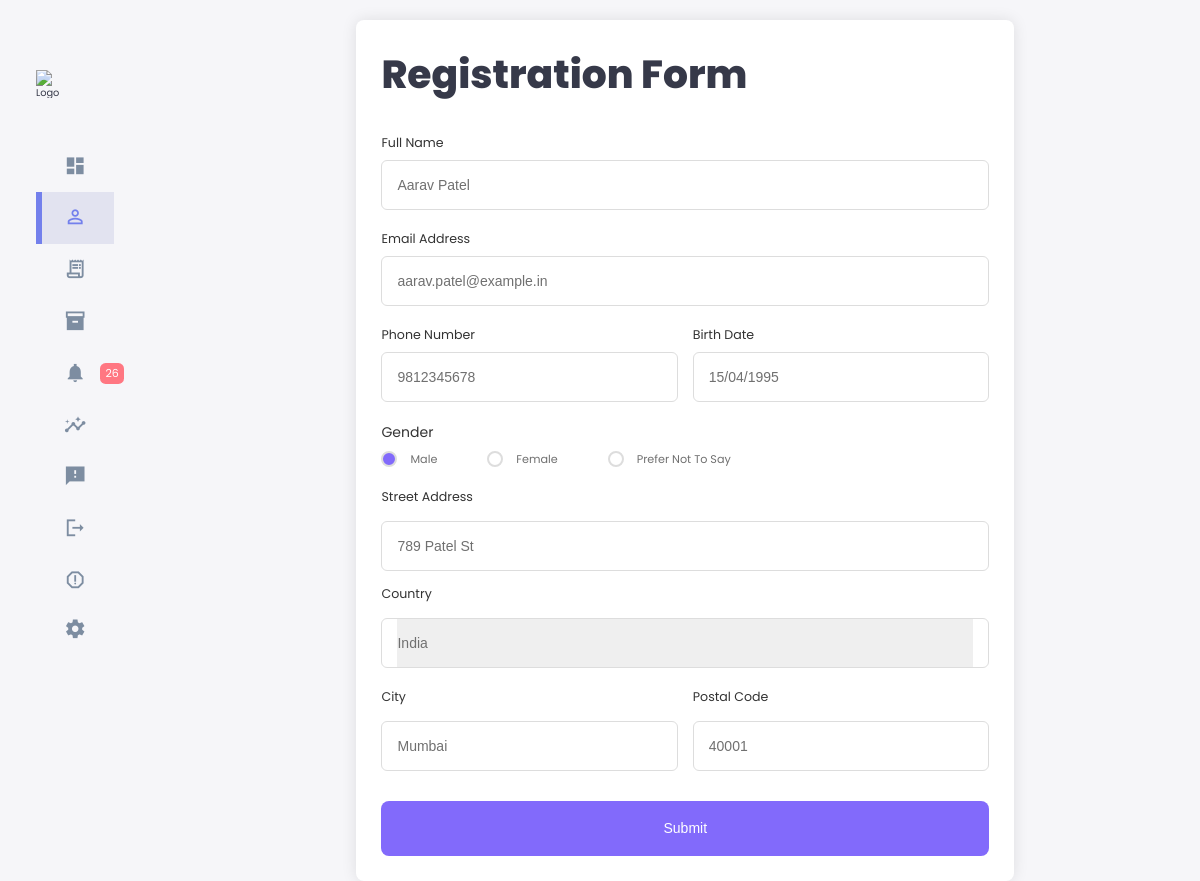
/edit_member.php?id=3, run on the app's committed database.
### tables this page shows
CREATE TABLE IF NOT EXISTS members (
	Member_ID INT(5) NOT NULL AUTO_INCREMENT PRIMARY KEY,
	Full_Name VARCHAR(50) NOT NULL,
	Email_Address VARCHAR(50) NOT NULL,
	Phone_Number VARCHAR(12) NOT NULL,
	DOB VARCHAR(10) NOT NULL,
	Gender VARCHAR(7) NOT NULL,
	Street_Address VARCHAR(50) NOT NULL,
	Country VARCHAR(50) NOT NULL,
	City VARCHAR(50) NOT NULL,
	Postal_Code INT(5) NOT NULL
);

### edit_member.php (the view, shortened to what this page needs)
<?php
require_once('settings.php');
$conn = new mysqli($host, $user, $pwd, $sql_db);
?>
<!DOCTYPE html>
<html lang="en">
<head>
  <link rel="stylesheet" href="style.css" />
  <link rel="stylesheet" href="member.css" />
  <link rel="stylesheet" href="form.css">
</head>
<body>
    <div class="container">
        <aside>
            <div class="top">
                <div class="logo">
                    <img src="./images/logo.png" alt="Logo" />
                </div>
            </div>
            <div class="sidebar">
                <a href="index.php">
                    <span class="material-icons-sharp">dashboard</span>
                </a>
                <a href="members.php" class="active">
                    <span class="material-icons-sharp">person_outline</span>
                </a>
                <a href="#">
                    <span class="material-icons-sharp">receipt_long</span>
                </a>
                <a href="#">
                    <span class="material-icons-sharp">inventory_2</span>
                </a>
                <a href="#">
                    <span class="material-icons-sharp">notifications</span>
                    <span class="message-count">26</span>
                </a>
                <a href="#">
                    <span class="material-icons-sharp"> insights </span>
                  </a>
                <a href="#">
                    <span class="material-icons-sharp"> feedback </span>
                </a>
                <a href="#">
                    <span class="material-icons-sharp">logout </span>
                </a>
                <a href="#">
                    <span class="material-icons-sharp"> report_gmailerrorred </span>
                </a>
                <a href="#">
                    <span class="material-icons-sharp">settings </span>
                </a>
            </div>
        </aside>
        <?php
            $member_id = $_GET['id'];
            $sql = "SELECT * FROM members WHERE Member_ID = $member_id";
            $result = $conn->query($sql);
            $row = $result->fetch_assoc();
        ?>
        <main>
            <div class="member-container">
            <h1>Registration Form</h1>
            <form id="add" method="post" action="" class="member-form" novalidate="novalidate">
                <div class="input-box">
                    <label>Full Name</label>
                    <input type="text" name="fullname" id="fullname" maxlength="50" pattern="^[a-zA-Z ]+$" placeholder="Example: John Doe" value="<?php echo $row['Full_Name'];?>" required/>
                </div>
                <div class="input-box">
                    <label>Email Address</label>
                    <input type="text" name="email" id="email" pattern="[a-z0-9._%+\-]+@[a-z0-9.\-]+\.[a-z]{2,}$" placeholder="Example: name@domain.com" value="<?php echo $row['Email_Address'];?>" required/>
                </div>
                <div class="column">
                    <div class="input-box">
                        <label>Phone Number</label>
                        <input type="tel" name="phonenum" id="phonenum" maxlength="12" pattern="[0-9 ]{8,12}" placeholder="Example: 012 1234567" value="<?php echo $row['Phone_Number'];?>" required/>
                    </div>
                    <div class="input-box">
                        <label>Birth Date</label>
                        <input type="text" name="dob" id="dob" placeholder="dd/mm/yyyy" pattern="\d{1,2}\/\d{1,2}\/\d{4}" placeholder="dd/mm/yyyy" value="<?php echo $row['DOB'];?>" required/>
                    </div>
                </div>
                <div class="gender-box">
                    <h3>Gender</h3>
                    <div class="gender-option">
                        <div class="gender">
                            <input type="radio" name="gender" id="check-male" value="male" <?php if ($row['Gender'] == "male") echo "checked" ?>/>
                            <label for="check-male">Male</label>
                        </div>
                        <div class="gender">
                            <input type="radio" name="gender" id="check-female" value="female" <?php if ($row['Gender'] == "female") echo "checked" ?>/>
                            <label for="check-female">Female</label>
                        </div>
                        <div class="gender">
                            <input type="radio" name="gender" id="check-others" value="not-say" <?php if ($row['Gender'] == "not-say") echo "checked" ?>/>
                            <label for="check-others">Prefer Not To Say</label>
                        </div>
                    </div>
                </div>
                <div class="input-box address">
                    <label>Street Address</label>
                    <input type="text" name="streetaddress" id="streetaddress" maxlength="50" size="50" pattern="[a-zA-Z ]{1,50}" placeholder="Example: 123 Jalan Sultan" value="<?php echo $row['Street_Address'];?>" required/>
                    <br>
                    <label>Country</label>
                    <div class="select-box">
                        <select name="country" id="country" required>
                            <?php
                                echo "<option value=\"" . $row['Country'] . "\">" . ucfirst($row['Country']) . "</option>";
                            ?>
                        </select>
                    </div>
                    <div class="column">
                        <div class="input-box">
                            <label>City</label>
                            <input type="text" name="city" id="city" maxlength="50" size="50" pattern="[a-zA-Z ]{1,50}" placeholder="Example: Kuala Lumpur" value="<?php echo $row['City'];?>" required />
                        </div>
                        <div class="input-box">
                            <label>Postal Code</label>
                            <input type="text" name="postalcode" id="postalcode" maxlength="5" size="5" pattern="\d{5}" placeholder="Example: 45600" value="<?php echo $row['Postal_Code'];?>" required/>
                        </div>
                    </div>
                </div>
            <button>Submit</button>
        </form>
            </div>
        </main>
    </div>
</body>
</html>

### style.css (style rules this page uses)
:root { --color-primary: #7380ec; --color-danger: #ff7782; --color-success: #41f1b6; --color-warning: #ffbb55; --color-white: #fff; --color-info-dark: #7d8da1; --color-info-light: #dce1eb; --color-dark: #363949; --color-light: rgba(132, 139, 200, 0.18); --color-primary-variant: #111e88; --color-dark-variant: #677483; --color-background: #f6f6f9; --card-border-radius: 2rem; --border-radius-1: 0.4rem; --border-radius-2: 0.8rem; --border-radius-3: 1.2rem; --card-padding: 1.8rem; --padding-1: 1.2rem; --box-shadow: 0 2rem 3rem var(--color-light); }
* { margin: 0; padding: 0; outline: 0; appearance: none; border: 0; text-decoration: none; list-style: none; box-sizing: border-box; }
html { font-size: 14px; }
body { width: 100vw; height: 100vh; font-family: poppins, sans-serif; font-size: 0.88rem; background: var(--color-background); user-select: none; overflow-x: hidden; color: var(--color-dark); }
.container { display: grid; width: 96%; margin: 0 auto; gap: 1.8rem; grid-template-columns: 14rem auto 23rem; }
a { color: var(--color-dark); }
img { display: block; width: 100%; }
h1 { font-weight: 800; font-size: 1.8rem; }
h3 { font-size: 0.87rem; }
aside { height: 100vh; }
aside .top { display: flex; align-items: center; justify-content: space-between; margin-top: 1.4rem; }
aside .logo { display: flex; gap: 0.8rem; }
aside .logo img { width: 2rem; height: 2rem; }
aside .sidebar { display: flex; flex-direction: column; height: 86vh; position: relative; top: 3rem; }
aside .sidebar a { display: flex; color: var(--color-info-dark); margin-left: 2rem; gap: 1rem; align-items: center; position: relative; height: 3.7rem; transition: all 300ms ease; }
aside .sidebar a span { font-size: 1.6rem; transition: all 300ms ease; }
aside .sidebar a:last-child { position: absolute; bottom: 2rem; width: 100%; }
aside .sidebar a.active { background: var(--color-light); color: var(--color-primary); margin-left: 0; }
aside .sidebar a.active:before { content: ""; width: 6px; height: 100%; background: var(--color-primary); }
aside .sidebar a.active span { color: var(--color-primary); margin-left: calc(1rem - 6px); }
aside .sidebar .message-count { background: var(--color-danger); color: var(--color-white); padding: 2px 10px; font-size: 11px; border-radius: var(--border-radius-1); }
main { margin-top: 1.4rem; }
@media screen and (max-width: 1200px) { .container { width: 94%; grid-template-columns: 7rem auto 23rem; } }
@media screen and (max-width: 1200px) { aside .sidebar a { width: 5.6rem; } }
@media screen and (max-width: 1200px) { aside .sidebar a:last-child { position: relative; margin-top: 1.8rem; } }

### data on the page
members: fullname "Aarav Patel", email "aarav.patel@example.in", phonenum "9812345678", dob "15/04/1995", Gender "☑ Male", Gender "☐ Female", Gender "☐ Prefer Not To Say", streetaddress "789 Patel St", country "India", city "Mumbai", postalcode "40001"
